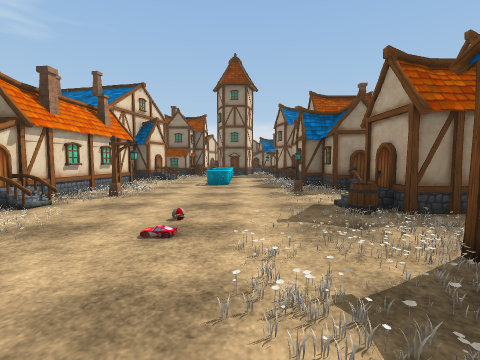
view 1 (above)

16 first-person views from a walk through a 3-D level made in the Unity game engine. The camera is 1.2 m above the floor, tilts 4° down and sees 85° across. The floor is counted in squares, 2 m on a side. Each view is taken from the middle of a square. On the plan, view 1 faces up. The plan holds only what a view shows up to about 9 squares ahead; the rest is blank. The place goes on beyond the plan. The player is left out. Some animated figures are left out. Some surface patterns are stand-ins.

view 2
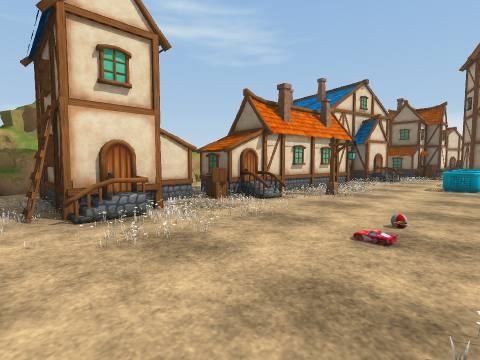

view 3
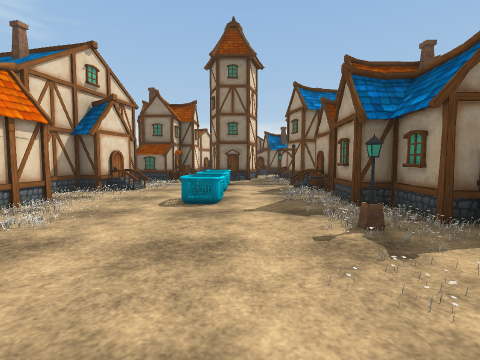

view 4
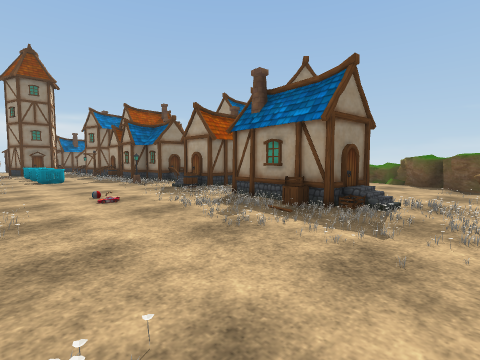

view 5
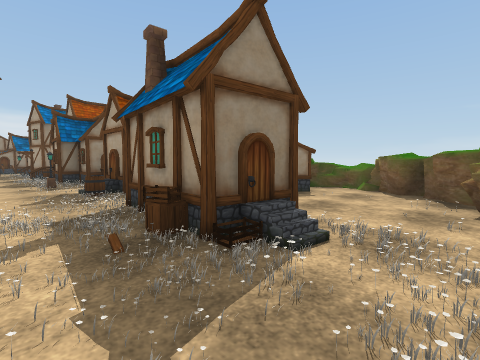

view 6
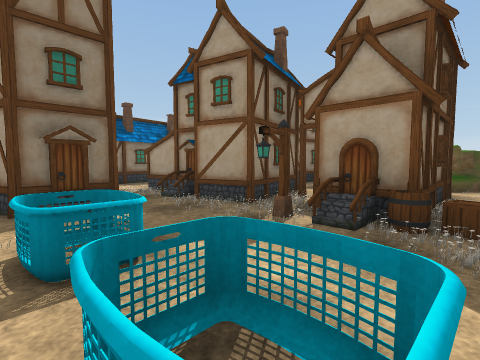

view 7
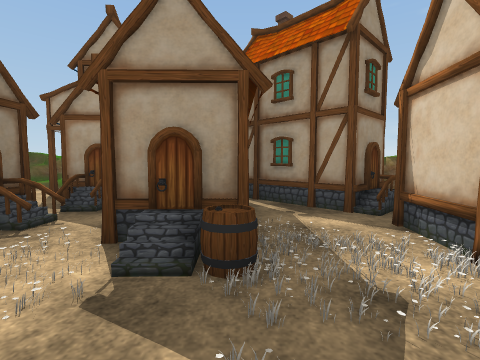

view 8
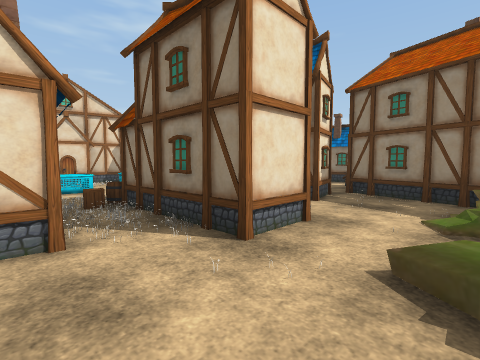

view 9
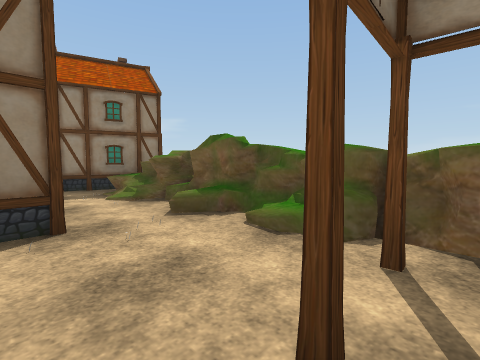

view 10
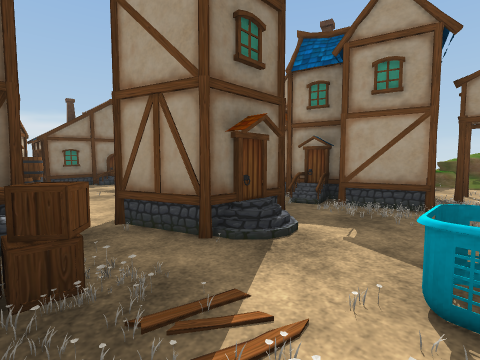

view 11
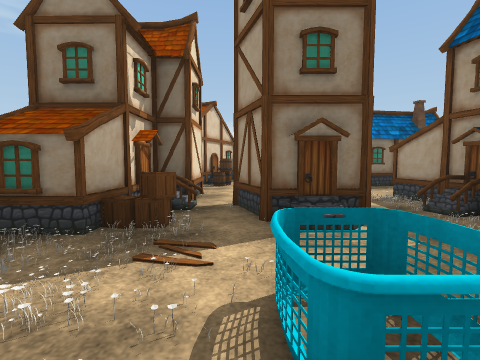

view 12
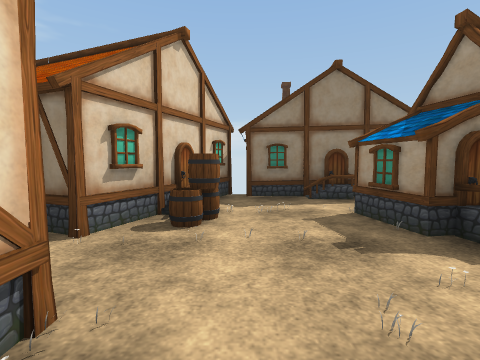

view 13
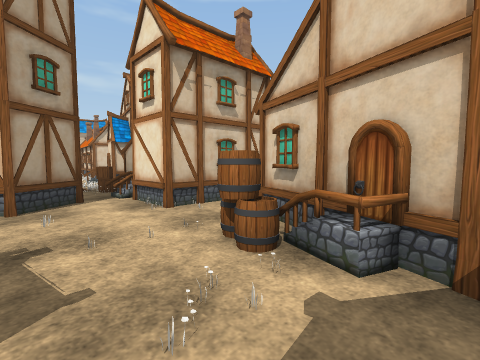

view 14
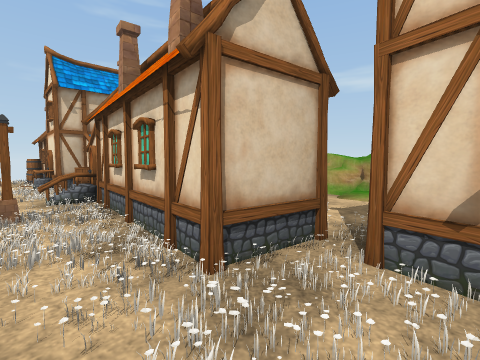

view 15
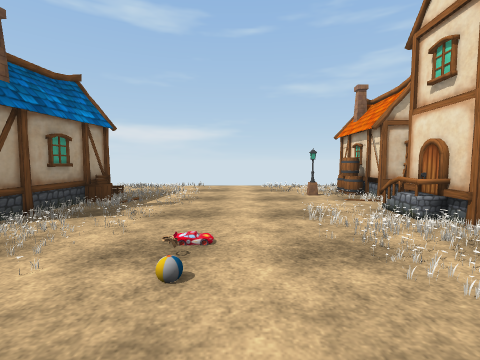

view 16
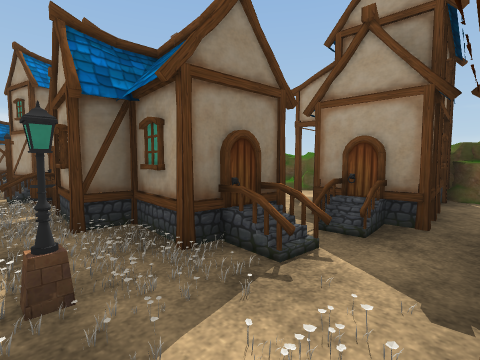

### Floor plan
Key: @ floor where view 1 was taken; # wall or solid block; . main floor; : floor 0.25 m higher than the main floor; / step, stairs or slope; = window, fence, low wall or low ledge; O other object.
Columns run from 4 left of view 1 to 7 right of it. Each row starts with its distance up from view 1.
 18   ####
 17   #..#
 16  ##..##
 15  #...##
 14  ##...##
 13   #.#.#####
 12   ##O.##..##
 11  ##...###.=#
 10  #...O.##.##
  9 ##.../###.##
  8 #...../:../#
  7 ##.O..##../#
  6  #....##.###
  5 ##O..O#####
  4 #:....##
  3 ##....###
  2 #.......#
  1 ##....#####
  0 #...@O#...#
 -1 ##O......##
 -2 #.......##

Where each view was taken, in squares from view 1:
view 1: 0 up, 0 right, facing up
view 2: 0 up, 0 right, facing up-left
view 3: 3 up, 0 right, facing up
view 4: 2 down, 2 left, facing up-right
view 5: 2 down, 0 right, facing up-right
view 6: 8 up, 1 left, facing up-right
view 7: 3 up, 0 right, facing right
view 8: 7 up, 6 right, facing up-left
view 9: 6 up, 4 right, facing up-right
view 10: 10 up, 2 left, facing up-right
view 11: 9 up, 1 left, facing up
view 12: 13 up, 1 left, facing up
view 13: 17 up, 0 right, facing down-left
view 14: 8 up, 2 left, facing down-left
view 15: 4 up, 1 left, facing down
view 16: 4 up, 1 right, facing up-right
